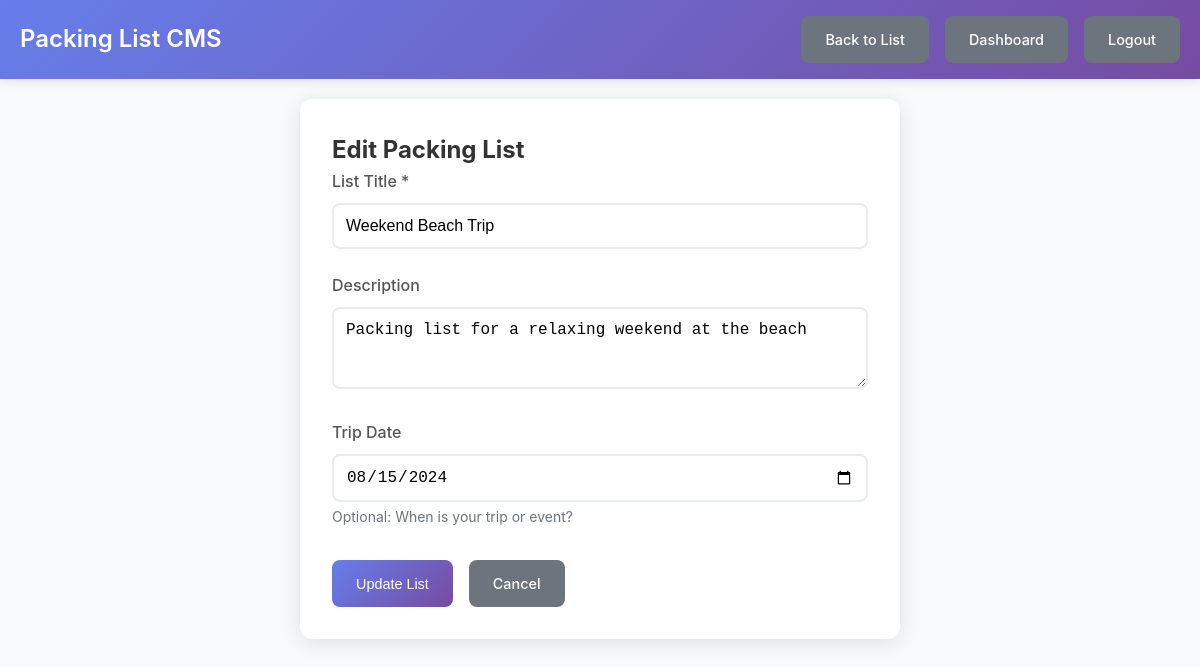
The app's page /edit_list.php?id=1 (signed in) with its own data.
### tables this page shows
CREATE TABLE packing_lists (
    id INT PRIMARY KEY AUTO_INCREMENT,
    user_id INT NOT NULL,
    title VARCHAR(100) NOT NULL,
    description TEXT,
    trip_date DATE,
    created_at TIMESTAMP DEFAULT CURRENT_TIMESTAMP,
    updated_at TIMESTAMP DEFAULT CURRENT_TIMESTAMP ON UPDATE CURRENT_TIMESTAMP,
    FOREIGN KEY (user_id) REFERENCES users(id) ON DELETE CASCADE
);

### includes/packing_lists.php (called while the page is built, shortened)
<?php
function getPackingList($listId, $userId) {
    try {
        $pdo = getDatabaseConnection();
        $stmt = $pdo->prepare("
            SELECT pl.*,
                   COUNT(i.id) as total_items,
                   COUNT(CASE WHEN i.is_packed = 1 THEN 1 END) as packed_items
            FROM packing_lists pl
            LEFT JOIN items i ON pl.id = i.packing_list_id
            WHERE pl.id = ? AND pl.user_id = ?
            GROUP BY pl.id
        ");
        $stmt->execute([$listId, $userId]);
        return $stmt->fetch();
    } catch (PDOException $e) {
        error_log("Error fetching packing list: " . $e->getMessage());
        return null;
    }
}
?>

### edit_list.php (the view, shortened to what this page needs)
<?php
require_once 'includes/packing_lists.php';
$userId = getCurrentUserId();
$listId = (int)($_GET['id'] ?? 0);
$packingList = getPackingList($listId, $userId);
?>
<!DOCTYPE html>
<html lang="en">
<head>
    <link rel="stylesheet" href="assets/css/style.css">
</head>
<body>
    <nav class="navbar">
        <div class="nav-container">
            <div class="nav-brand">
                <h1>Packing List CMS</h1>
            </div>
            <div class="nav-menu">
                <a href="view_list.php?id=<?php echo $listId; ?>" class="btn btn-secondary">Back to List</a>
                <a href="dashboard.php" class="btn btn-secondary">Dashboard</a>
                <a href="logout.php" class="btn btn-secondary">Logout</a>
            </div>
        </div>
    </nav>
    <div class="container">
        <div class="form-container">
            <h2>Edit Packing List</h2>
            <form method="POST" action="edit_list.php?id=<?php echo $listId; ?>">
                <div class="form-group">
                    <label for="title">List Title *</label>
                    <input type="text" id="title" name="title" required
                           value="<?php echo htmlspecialchars($_POST['title'] ?? $packingList['title']); ?>"
                           maxlength="100" placeholder="e.g., Weekend Beach Trip">
                </div>
                <div class="form-group">
                    <label for="description">Description</label>
                    <textarea id="description" name="description" rows="3"
                              placeholder="Optional description of your trip or event"><?php echo htmlspecialchars($_POST['description'] ?? $packingList['description']); ?></textarea>
                </div>
                <div class="form-group">
                    <label for="trip_date">Trip Date</label>
                    <input type="date" id="trip_date" name="trip_date"
                           value="<?php echo htmlspecialchars($_POST['trip_date'] ?? $packingList['trip_date']); ?>">
                    <small>Optional: When is your trip or event?</small>
                </div>
                <div class="form-actions">
                    <button type="submit" class="btn btn-primary">Update List</button>
                    <a href="view_list.php?id=<?php echo $listId; ?>" class="btn btn-secondary">Cancel</a>
                </div>
            </form>
        </div>
    </div>
</body>
</html>

### assets/css/style.css (style rules this page uses)
* { margin: 0; padding: 0; box-sizing: border-box; }
body { font-family: -apple-system, BlinkMacSystemFont, 'Segoe UI', Roboto, Oxygen, Ubuntu, Cantarell, sans-serif; line-height: 1.6; color: #333; background-color: #f8f9fa; }
.container { max-width: 1200px; margin: 0 auto; padding: 20px; }
.navbar { background: linear-gradient(135deg, #667eea 0%, #764ba2 100%); color: white; padding: 1rem 0; box-shadow: 0 2px 10px rgba(0,0,0,0.1); }
.nav-container { max-width: 1200px; margin: 0 auto; padding: 0 20px; display: flex; justify-content: space-between; align-items: center; }
.nav-brand h1 { font-size: 1.5rem; font-weight: 600; }
.nav-menu { display: flex; align-items: center; gap: 1rem; }
.btn { display: inline-block; padding: 0.75rem 1.5rem; border: none; border-radius: 8px; text-decoration: none; font-weight: 500; text-align: center; cursor: pointer; transition: all 0.3s ease; font-size: 0.9rem; }
.btn-primary { background: linear-gradient(135deg, #667eea 0%, #764ba2 100%); color: white; }
.btn-secondary { background: #6c757d; color: white; }
.form-container { max-width: 600px; margin: 0 auto; background: white; padding: 2rem; border-radius: 12px; box-shadow: 0 4px 20px rgba(0,0,0,0.1); }
.form-group { margin-bottom: 1.5rem; }
.form-group label { display: block; margin-bottom: 0.5rem; font-weight: 500; color: #555; }
.form-group input, .form-group textarea, .form-group select { width: 100%; padding: 0.75rem; border: 2px solid #e9ecef; border-radius: 8px; font-size: 1rem; transition: border-color 0.3s ease; }
.form-group small { display: block; margin-top: 0.25rem; color: #6c757d; font-size: 0.875rem; }
.form-actions { display: flex; gap: 1rem; margin-top: 2rem; }
.list-card, .alert, .form-container, .auth-form { animation: fadeIn 0.5s ease; }

### records on screen
packing_lists: title "Weekend Beach Trip", description "Packing list for a relaxing weekend at the beach", trip_date "08/15/2024"
